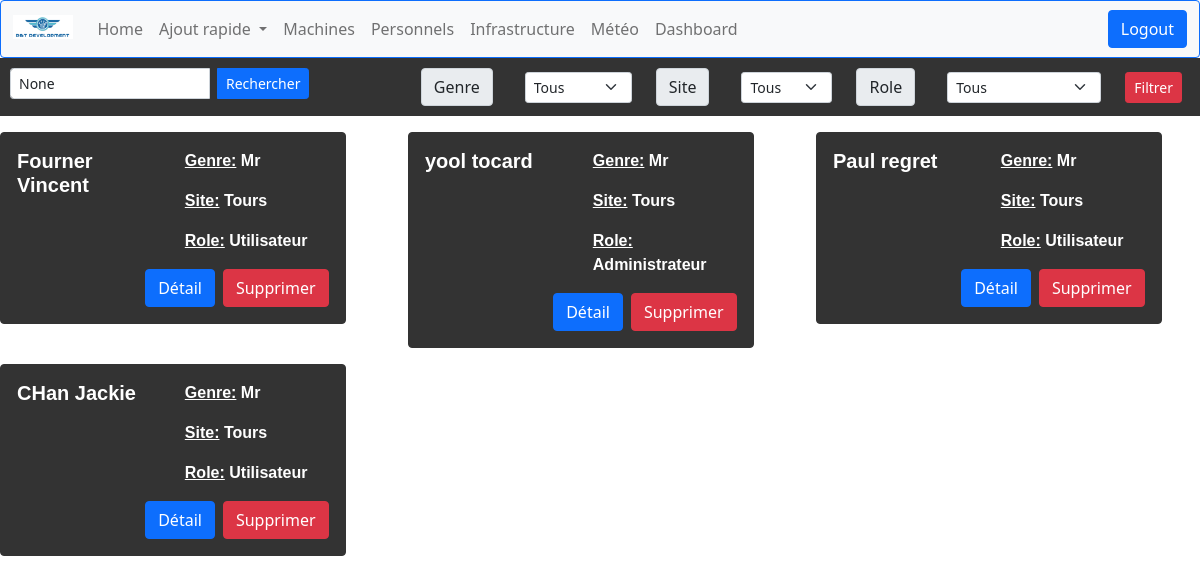
Before: /computerApp/personnels/ (signed in) with the older database file.
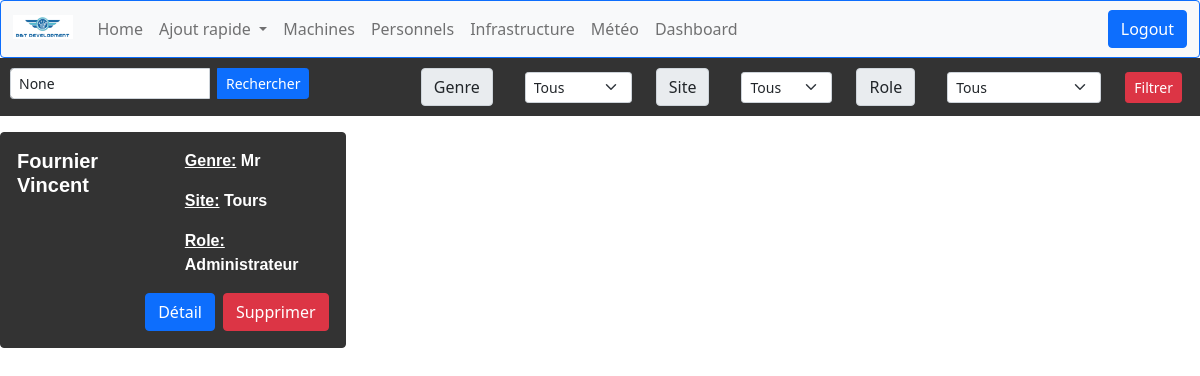
After: the same page with the newer database file.
### computerApp/models.py (models this page shows, shortened)
class Personnel(models.Model):
    id = models.AutoField(primary_key=True, editable=False)
    nom = models.CharField(max_length=50)
    prenom = models.CharField(max_length=50)
    GENRE = (
        ('Mr', 'Homme'),
        ('Mme', 'Femme'),
    )
    SITE = (
        ('Tours', 'Tours'),
        ('Paris', 'Paris')
    )
    ROLE = (
        ('Utilisateur', 'Utilisateur'),
        ('Administrateur', 'Administrateur')
    )
    telephone = models.CharField(
        max_length=10,
        validators=[MaxValueValidator(10)],
        default='None'
    )
    email = models.EmailField(blank=True, default='None')
    genre = models.CharField(max_length=32, choices=GENRE, default='Homme')
    site = models.CharField(max_length=15, choices=SITE, default='Paris')
    role = models.CharField(max_length=15, choices=ROLE, default='Utilisateur')
    machine = models.OneToOneField('Machine', on_delete=models.SET_NULL, null=True, blank=True,default='None',
                                   related_name='personnel_attitre')

### computerApp/views.py (the view)
# urls.py: path('personnels/',views.personnel_list_view, name='personnels' ),
@login_required
def personnel_list_view(request):
    personnels = Personnel.objects.all()
    filter_genre = request.GET.get('filter_genre')
    if filter_genre:
        personnels = personnels.filter(genre=filter_genre)
    filter_site = request.GET.get('filter_site')
    if filter_site:
        personnels = personnels.filter(site=filter_site)
    filter_role = request.GET.get('filter_role')
    if filter_role:
        personnels = personnels.filter(role=filter_role)
    search_query = request.GET.get('search_query')
    if search_query:
        personnels = personnels.filter(nom__icontains=search_query) | personnels.filter(prenom__icontains=search_query)
    context = {'personnels': personnels, 'search_query': search_query, 'filter_genre': filter_genre, 'filter_site': filter_site, 'filter_role': filter_role}
    return render(request, 'computerApp/personnel_list.html', context)

### computerApp/templates/computerApp/personnel_list.html (shortened to what this page needs)
{% extends "index.html" %}
{% block content %}
<div class="row justify-content-start mb-3" style="background-color: #333333; padding: 10px;">
  <div class="col-md-4">
    <form method="GET" action="">
      <div class="input-group">
        <input type="text" class="form-control form-control-sm me-2" name="search_query" placeholder="Recherche" aria-label="Recherche" aria-describedby="search-button" value="{{ search_query }}" style="max-width: 200px;">
        <button class="btn btn-primary btn-sm" type="submit" id="search-button">Rechercher</button>
      </div>
    </form>
  </div>
  <div class="col-md-8">
    <form method="GET" action="">
      <div class="row align-items-center justify-content-end">
        <div class="col-md-auto">
          <label class="input-group-text input-group-text-sm me-2 mb-0" for="filter-genre">Genre</label>
        </div>
        <div class="col-md-auto">
          <select class="form-select form-select-sm me-2" name="filter_genre" id="filter-genre">
				<option value="">Tous</option>
			  </select>
        </div>
        <div class="col-md-auto">
          <label class="input-group-text input-group-text-sm me-2 mb-0" for="filter-site">Site</label>
        </div>
        <div class="col-md-auto">
            <select class="form-select form-select-sm me-2" name="filter_site" id="filter-site">
				<option value="">Tous</option>
			  </select>
        </div>
        <div class="col-md-auto">
          <label class="input-group-text input-group-text-sm me-2 mb-0" for="filter-role">Role</label>
        </div>
        <div class="col-md-auto">
          <select class="form-select form-select-sm me-2" name="filter_role" id="filter-role">
				<option value="">Tous</option>
			  </select>
        </div>
        <div class="col-md-auto">
          <button class="btn btn-danger btn-sm me-2" type="submit">Filtrer</button>
        </div>
      </div>
    </form>
  </div>
</div>
<div class="row">
  {% for personnel in personnels %}
  <div class="col-md-4">
    <div class="card mb-3" style="background-color: #333333; color: #ffffff; width: 90%; border: 1px solid #333333;">
        <div class="card-body row">
            <div class="col-md-6">
                <h5 class="card-title" style="font-weight: bold; font-family: Arial, sans-serif;">{{ personnel.nom }}  {{ personnel.prenom }}</h5>
            </div>
            <div class="col-md-6">
                <p class="card-text" style="font-weight: bold; font-family: Arial, sans-serif;"><u>Genre:</u> {{ personnel.genre }}</p>
                <p class="card-text" style="font-weight: bold; font-family: Arial, sans-serif;"><u>Site:</u> {{ personnel.site }}</p>
                <p class="card-text" style="font-weight: bold; font-family: Arial, sans-serif;"><u>Role:</u> {{ personnel.role }}</p>
            </div>
            <div class="col-md-12 d-flex justify-content-end mt-3">
                <a href="{% url 'personnel-detail' personnel.id %}" class="btn btn-primary">Détail</a>
                <button type="button" class="btn btn-danger ms-2" data-bs-toggle="modal" data-bs-target="#confirmDeleteModal{{ personnel.id }}">
                    Supprimer
                </button>
            </div>
        </div>
    </div>
</div>
  {% empty %}
  <div class="col-md-12">
    <p>Aucun personnel trouvé.</p>
  </div>
  {% endfor %}
</div>
{% endblock %}

Changed rows visible on the page:
removed Personnel: nom "yool", prenom "tocard", genre "Mr", site "Tours", role "Administrateur"
removed Personnel: nom "Paul", prenom "regret", genre "Mr", site "Tours", role "Utilisateur"
removed Personnel: nom "CHan", prenom "Jackie", genre "Mr", site "Tours", role "Utilisateur"
changed Personnel "Vincent": nom "Fourner" → "Fournier"; role "Utilisateur" → "Administrateur"
